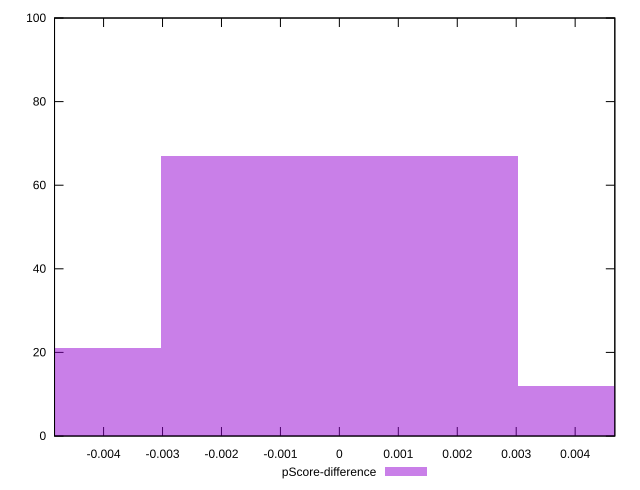

Write the gnuplot code that produced this figure.
reset

$pScoreDifference <<EOF
0 67
-0.006055092535614448 21
0.006055092535614448 12
EOF

set key outside below
set boxwidth 0.006055092535614448
set xrange [-0.004832137871719655:0.0046730136681506496]
set yrange [0:100]
set trange [0:100]
set style fill transparent solid 0.5 noborder
set terminal svg size 640, 490 enhanced background rgb 'white'
set output "report_00018_2021-02-10T15-25-16.877Z/mainthread-work-breakdown/samples/pages/pScore-difference/histogram.svg"

plot $pScoreDifference title "pScore-difference" with boxes

reset
